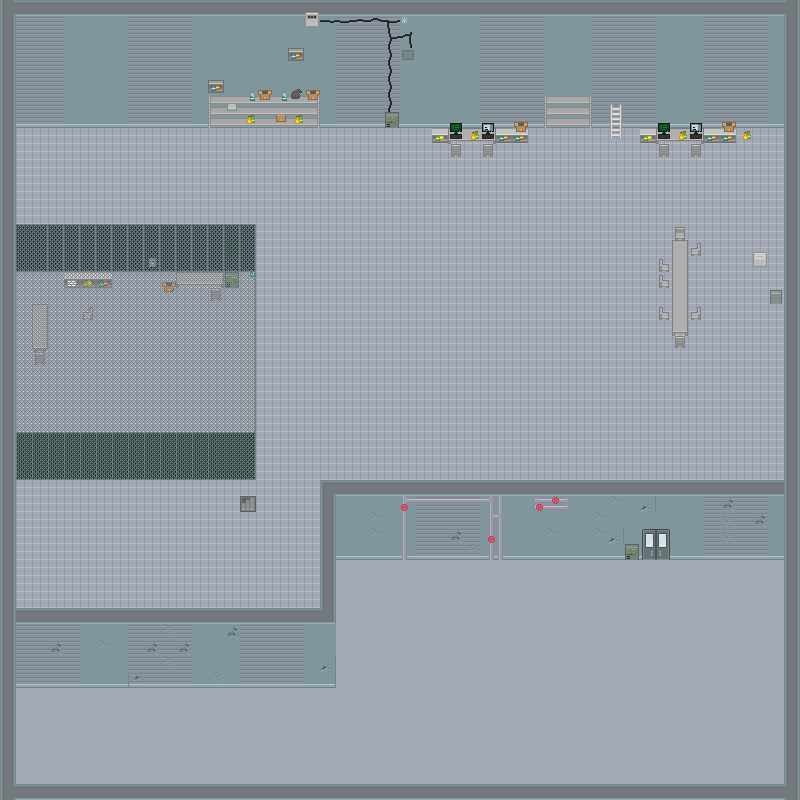

Rendered tile map (Tiled .tmx) drawn with the repository's tilesets; below, a short description and the map source with its tile grids summarised:
An orthogonal 50x50 tile map with 16x16 px tiles, 5 tile layers (Floor, Walls, Dashable, props, ...).

<map version="1.4" tiledversion="1.4.2" orientation="orthogonal" renderorder="right-down" width="50" height="50" tilewidth="16" tileheight="16" infinite="0" nextlayerid="6" nextobjectid="1">
 <tileset firstgid="1" source="factory_tileset.tsx" />
 <layer id="1" name="Floor" width="50" height="50">
  <data>[2500 cells, 2450 non-empty, 2 distinct tile ids]</data>
 </layer>
 <layer id="2" name="Walls" width="50" height="50">
  <data>[2500 cells, 913 non-empty, 47 distinct tile ids]</data>
 </layer>
 <layer id="4" name="Dashable" width="50" height="50">
  <data>[2500 cells, 0 non-empty, 0 distinct tile ids]</data>
 </layer>
 <layer id="3" name="props" width="50" height="50">
  <data>[2500 cells, 97 non-empty, 59 distinct tile ids]</data>
 </layer>
 <layer id="5" name="props-2" width="50" height="50">
  <data>[2500 cells, 212 non-empty, 13 distinct tile ids]</data>
 </layer>
</map>
